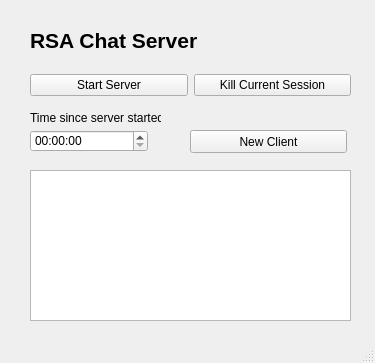
<?xml version="1.0" encoding="UTF-8"?>
<ui version="4.0">
 <class>MainWindow</class>
 <widget class="QMainWindow" name="MainWindow">
  <property name="geometry">
   <rect>
    <x>0</x>
    <y>0</y>
    <width>375</width>
    <height>363</height>
   </rect>
  </property>
  <property name="windowTitle">
   <string>MainWindow</string>
  </property>
  <widget class="QWidget" name="centralwidget">
   <widget class="QLabel" name="label">
    <property name="geometry">
     <rect>
      <x>30</x>
      <y>20</y>
      <width>201</width>
      <height>41</height>
     </rect>
    </property>
    <property name="font">
     <font>
      <pointsize>16</pointsize>
      <weight>75</weight>
      <bold>true</bold>
     </font>
    </property>
    <property name="text">
     <string>RSA Chat Server</string>
    </property>
   </widget>
   <widget class="QWidget" name="horizontalLayoutWidget">
    <property name="geometry">
     <rect>
      <x>30</x>
      <y>70</y>
      <width>321</width>
      <height>31</height>
     </rect>
    </property>
    <layout class="QHBoxLayout" name="horizontalLayout">
     <item>
      <widget class="QPushButton" name="pushButton">
       <property name="text">
        <string>Start Server</string>
       </property>
      </widget>
     </item>
     <item>
      <widget class="QPushButton" name="pushButton_2">
       <property name="text">
        <string>Kill Current Session</string>
       </property>
      </widget>
     </item>
    </layout>
   </widget>
   <widget class="QTimeEdit" name="timeEdit">
    <property name="geometry">
     <rect>
      <x>30</x>
      <y>130</y>
      <width>118</width>
      <height>22</height>
     </rect>
    </property>
   </widget>
   <widget class="QLabel" name="label_2">
    <property name="geometry">
     <rect>
      <x>30</x>
      <y>110</y>
      <width>131</width>
      <height>16</height>
     </rect>
    </property>
    <property name="text">
     <string>Time since server started</string>
    </property>
   </widget>
   <widget class="QPushButton" name="pushButton_3">
    <property name="geometry">
     <rect>
      <x>190</x>
      <y>130</y>
      <width>157</width>
      <height>23</height>
     </rect>
    </property>
    <property name="text">
     <string>New Client</string>
    </property>
   </widget>
   <widget class="QPlainTextEdit" name="plainTextEdit">
    <property name="geometry">
     <rect>
      <x>30</x>
      <y>170</y>
      <width>321</width>
      <height>151</height>
     </rect>
    </property>
   </widget>
  </widget>
  <widget class="QStatusBar" name="statusbar"/>
 </widget>
 <resources/>
 <connections/>
</ui>
